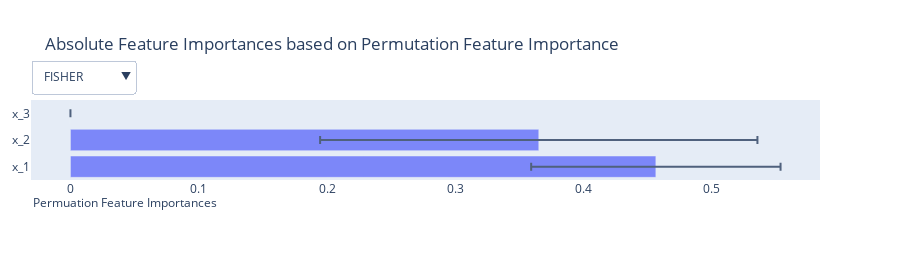

Source (notebook cell):
### Code cell
combined_importances = {m.name: combine_permutation_importances(pi["pemutation_imprtance"], m).describe() for m in RegressionMetricsEnum}
plot_feature_importance_by_feature_plotly(combined_importances,relative=False, caption="Permuation Feature Importances", show_std=True, importance_measure="Permutation Feature Importance")

### Figure 1 — Plotly figure (JSON) as saved in the notebook; plotly's stock layout.template omitted (floating-point values rounded to 4 significant figures)
{"data": [{"error_x": {"array": [0.0972, 0.1705, 6.206e-18], "type": "data", "visible": true}, "name": "Importance", "opacity": 0.8, "orientation": "h", "type": "bar", "visible": true, "x": [0.4563, 0.3651, 2.776e-18], "y": ["x_1", "x_2", "x_3"]}, {"error_x": {"array": [8.213, 10.46, 7.758e-05], "type": "data", "visible": true}, "name": "Importance", "opacity": 0.8, "orientation": "h", "type": "bar", "visible": false, "x": [42.84, 43.6, -4.502e-05], "y": ["x_1", "x_2", "x_3"]}, {"error_x": {"array": [0.984, 1.688, 1.26e-05], "type": "data", "visible": true}, "name": "Importance", "opacity": 0.8, "orientation": "h", "type": "bar", "visible": false, "x": [1.744, 1.877, -7.473e-06], "y": ["x_1", "x_2", "x_3"]}, {"error_x": {"array": [1861.0, 2210.0, 0.001416], "type": "data", "visible": true}, "name": "Importance", "opacity": 0.8, "orientation": "h", "type": "bar", "visible": false, "x": [4393.0, 4761.0, -0.0006756], "y": ["x_1", "x_2", "x_3"]}, {"error_x": {"array": [0.2163, 0.2494, 2.704e-07], "type": "data", "visible": true}, "name": "Importance", "opacity": 0.8, "orientation": "h", "type": "bar", "visible": false, "x": [0.565, 0.5784, -1.424e-07], "y": ["x_1", "x_2", "x_3"]}, {"error_x": {"array": [0.6731, 0.3848, 6.319e-07], "type": "data", "visible": true}, "name": "Importance", "opacity": 0.8, "orientation": "h", "type": "bar", "visible": false, "x": [1.354, 1.384, -2.798e-07], "y": ["x_1", "x_2", "x_3"]}, {"error_x": {"array": [0.1964, 0.2302, 9.93e-17], "type": "data", "visible": true}, "name": "Importance", "opacity": 0.8, "orientation": "h", "type": "bar", "visible": false, "x": [0.6027, 0.56, -4.441e-17], "y": ["x_1", "x_2", "x_3"]}], "layout": {"annotations": [{"align": "left", "showarrow": false, "text": "Permuation Feature Importances", "x": 0, "xanchor": "left", "xref": "paper", "y": -0.15, "yanchor": "top", "yref": "paper"}], "height": 260, "hovermode": "closest", "margin": {"l": 24}, "showlegend": false, "title": {"text": "Absolute Feature Importances based on Permutation Feature Importance"}, "updatemenus": [{"buttons": [{"args": ["visible", [true, false, false, false, false, false, false]], "label": "FISHER", "method": "restyle"}, {"args": ["visible", [false, true, false, false, false, false, false]], "label": "MAE", "method": "restyle"}, {"args": ["visible", [false, false, true, false, false, false, false]], "label": "MAPE", "method": "restyle"}, {"args": ["visible", [false, false, false, true, false, false, false]], "label": "MSD", "method": "restyle"}, {"args": ["visible", [false, false, false, false, true, false, false]], "label": "PEARSON", "method": "restyle"}, {"args": ["visible", [false, false, false, false, false, true, false]], "label": "R2", "method": "restyle"}, {"args": ["visible", [false, false, false, false, false, false, true]], "label": "SPEARMAN", "method": "restyle"}], "pad": {"t": -40}, "x": 0, "xanchor": "left", "y": 1, "yanchor": "top"}]}}
